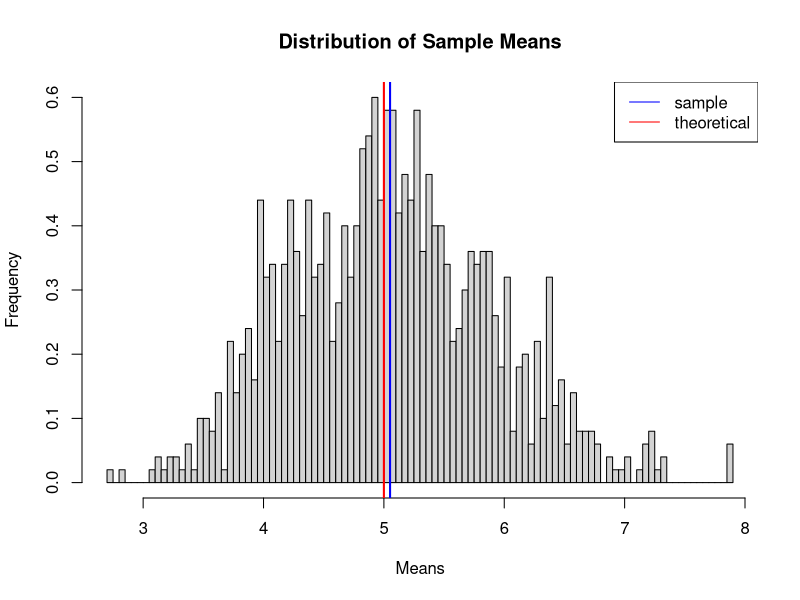
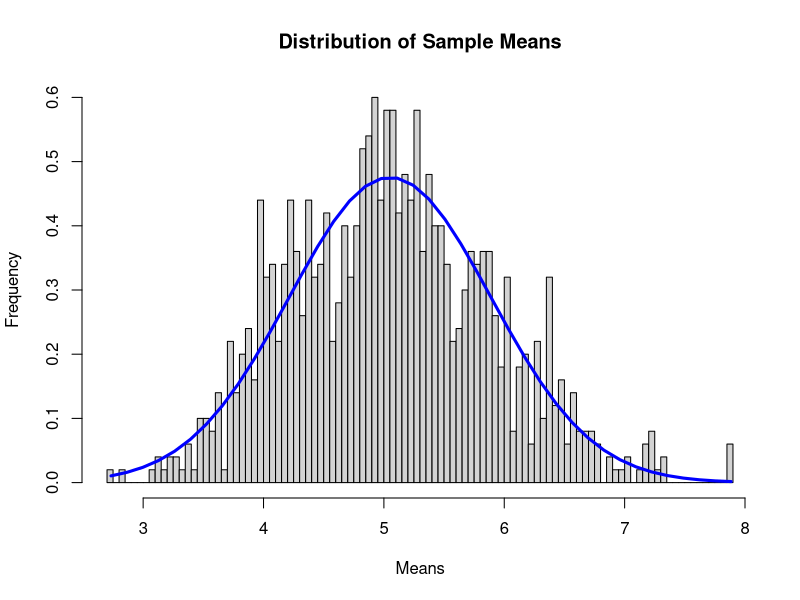

Source code (R) for these figures, in order:
## ---- chunk 1
sims = 1:1000; n = 40; lambda = 0.2 #set the known values
means <- data.frame(x = sapply(sims, function(x) {mean(rexp(n, lambda))})) #set data frame using known values
mu = 1/lambda # find the mu (expected mean)
print(sprintf("The expected mean of the exponential distribution is %f", mu))
mean <- mean(means$x) #find the sample mean
print(sprintf("The sample mean of the exponential distribution is %f", mean))
## ---- chunk 2
hist(means$x, breaks=100, prob=TRUE, main="Distribution of Sample Means", ylab="Frequency", xlab="Means")
abline(v=mean(means$x), col="blue",lwd=2)
abline(v=1/lambda,col="red",lwd=2)
legend("topright", c("sample", "theoretical"), lty=c(1,1), col=c("blue", "red"))
## ---- chunk 3
theory_sd <- (1/lambda)/sqrt(n) #find the expected standard deviation
print(sprintf("The expected standard deviation is %f", theory_sd))
theory_var <- theory_sd^2 #find the variance of the expected sd
print(sprintf("The theoretical variance is %f", theory_var))
## ---- chunk 4
sd <- sd(means$x)
print(sprintf("The sample standard deviation is %f", sd))
var <- var(means$x)
print(sprintf("The sample variance is %f", var))
## ---- chunk 5
x <- means$x
hist <- hist(x, breaks=100, prob=TRUE, main="Distribution of Sample Means", ylab="Frequency", xlab="Means")#plot a histogram as before
xfit <- seq(min(x), max(x), length=40)
yfit <- dnorm(xfit, mean=mean(x), sd=sd(x))
lines(xfit, yfit, col="blue", lwd=3) #overlay with a normal curve to show distribution
